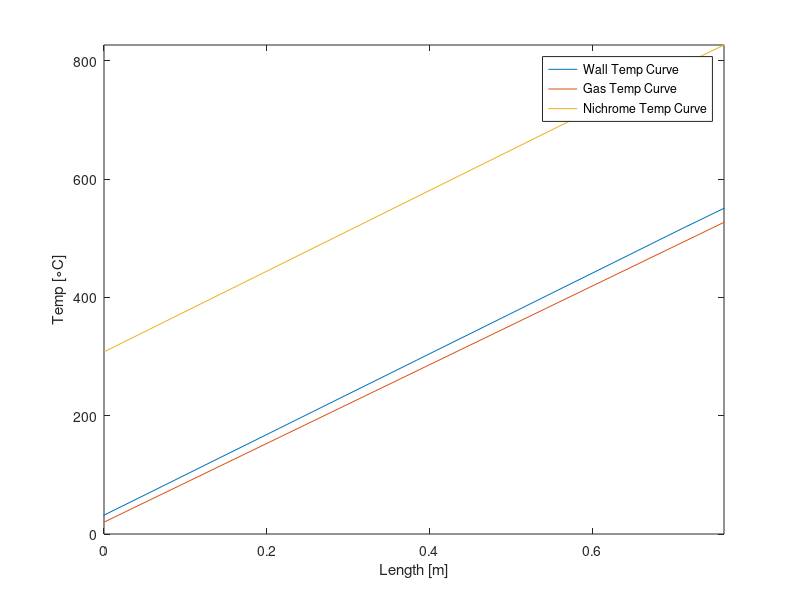

Reproduce this figure in MATLAB. (Note: this script raises an error after producing the figure.)
%% PREHEATER CONSTANT HEAT FLUX WITH TAPE INSULATION CALC
%
%   @author Andrew Zlindra
%   Created     2021-05-03
%   @reviewer   
%   Reviewed  
%
%   PURPOSE:
%       - plot the wall, bulk gas, and nichrome temperature curves for a constant heat
%       flux tube

% -- tube properties --
if ~exist('OD','var')
    clear; clc; clf;
    OD = .25 * 0.0254;          % [m]
    wall = 0.035 * 0.0254;      % [m]
    L = 2.5 * 0.3048;           % [m]
    T_n = 700;                  % [degC]
    tape_thick = 0.0625*0.0254;
    Ti_air = 20;
    k_tape = 0.018;
    plot = true;
    Vdot_air = 4 / 1000 / 60;
end 

ID = OD - 2*wall;           % [m]
perim = pi * ID;            % [m]
Area = pi * (ID/2)^2;       % [m^2]

r_w = ID/2;

r_n = r_w + wall + tape_thick;
a = 3*L/4;
properties = load('air_1atm');

T_out_guess = T_n;
while 1
    T_f = (T_out_guess + Ti_air)/2 + 273.15;


    density_air     = interp1(properties.T, properties.dens,    T_f);
    cp_air          = interp1(properties.T, properties.cp,      T_f);
    k_air           = interp1(properties.T, properties.k,       T_f);
    mu_air          = interp1(properties.T, properties.mu,      T_f);
    Pr_air          = interp1(properties.T, properties.Pr,      T_f);


    mdot_air = density_air * Vdot_air;
    v_air = Vdot_air / Area;

    ReD = density_air*v_air*ID/mu_air;
    Gz_at_a = ReD*Pr_air*ID/a;

    NuD = @(Gz) (4.364+0.263.*Gz.^0.506.*exp(-41./Gz)).*(Gz<667) ...
        + (1.302.*Gz.^(1/3)-1).*(Gz>2e4) ...
        + (1.302.*Gz.^(1/3)-0.5).*(Gz<2e4).*(Gz>667);

    X = r_w/NuD(Gz_at_a)/k_air+perim*a/mdot_air/cp_air;

    % mu2 = interp1(properties.T,properties.mu,T_n); %new
    % NuD = @(Re) 0.027*Re^0.8*Pr_air^(1/3)*(mu_air/mu2)^0.14; %new
    % NuD = @(Re) 0.023*Re^0.8*Pr_air^0.4; %new
    % f = (.79*log(ReD)-1.64)^(-2);
    % NuD = @(Re) ((f/8)*(Re-1000)*Pr_air)/(1+12.7*sqrt(f/8)*(Pr_air^(2/3)-1)); %new
    % X = r_w/NuD(ReD)/k_air+perim*a/mdot_air/cp_air; %new

    Y = (r_n - r_w)/X/k_tape;
    T_w_at_a = (T_n + Ti_air*Y)/(Y+1);

    heat_flux = (T_w_at_a - Ti_air)/X;

    q = heat_flux*pi*ID*L;

    gas_curve = @(x) Ti_air + heat_flux.*perim.*x./mdot_air./cp_air;
    q_req = mdot_air*cp_air*(gas_curve(L) - Ti_air);


    % need to find NuD as f(x)
    wall_curve = @(x) gas_curve(x) + heat_flux.*r_w./NuD(ReD.*Pr_air.*ID./x)./k_air;
    % wall_curve = @(x) gas_curve(x) + heat_flux.*r_w./NuD(ReD)./k_air; %new


    nichrome_curve = @(x) heat_flux.*(r_n - r_w)./k_tape + wall_curve(x);

    if abs(wall_curve(L) - T_out_guess) < 1
        break
    end
    T_out_guess = wall_curve(L);
    
end


if plot == true
    % figure
    fplot(wall_curve,'DisplayName','Wall Temp Curve')
    hold on
    fplot(gas_curve,'DisplayName','Gas Temp Curve')
    fplot(nichrome_curve,'DisplayName','Nichrome Temp Curve')
    xlim([0 L])
    ylim([0 nichrome_curve(L)])
    xlabel('Length [m]')
    ylabel('Temp [\circC]')
    legend('location','SE')
    grid on
end

